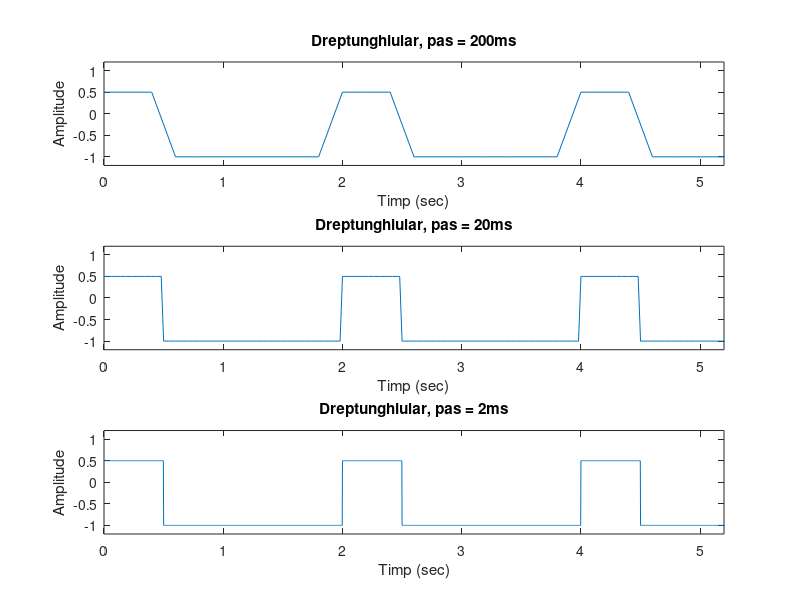

MATLAB code to generate this figure:

%fs = 5000;
%vom realiza un vector de la 0 la 100 cu pasul 0.2 (rezolutie 200 ms)
t = 0 : 0.2 : 100;

x = square(pi * t, 25);

for i = 1 : 1 : length(x)
   if x(i) > 0
       x(i) = x(i) / 2;
   end
end

subplot(3, 1, 1)
plot(t, x) %se afiseaza primul grafic
axis([0 5.2 -1.2 1.2]) %setam intervalul axelor
xlabel('Timp (sec)') %denumim axa X
ylabel('Amplitude') %denumim axa Y
title('Dreptunghiular, pas = 200ms') %denumim graficul

%formam un vector de la 0 la 100 folosind pasul 0.02 (rezolutie 20 ms)
t2 = 0 : 0.02 : 100;

x2 = square(pi * t2, 25);

for i2 = 1 : 1 : length(x2)
   if x2(i2) > 0
       x2(i2) = x2(i2) / 2;
   end
end

subplot(3, 1, 2) 
plot(t2, x2) %se afiseaza  graficului nr. 2
axis([0 5.2 -1.2 1.2])
xlabel('Timp (sec)') %denumim axa X
ylabel('Amplitude') %denumim axa Y
title('Dreptunghiular, pas = 20ms') %denumim graficul

%cream un vector de la 0 la 100 cu pasul 0.002 (rezolutie 2 ms)
t3 = 0 : 0.002 : 100;

x3 = square(pi * t3, 25);

for i3 = 1 : 1 : length(x3)
   if x3(i3) > 0
       x3(i3) = x3(i3) / 2;
   end
end

subplot(3, 1, 3) %afisarea graficului nr. 3
plot(t3, x3)
axis([0 5.2 -1.2 1.2])
xlabel('Timp (sec)') %denumim axa X
ylabel('Amplitude') %denumim axa Y
title('Dreptunghiular, pas = 2ms') %denumim graficul
